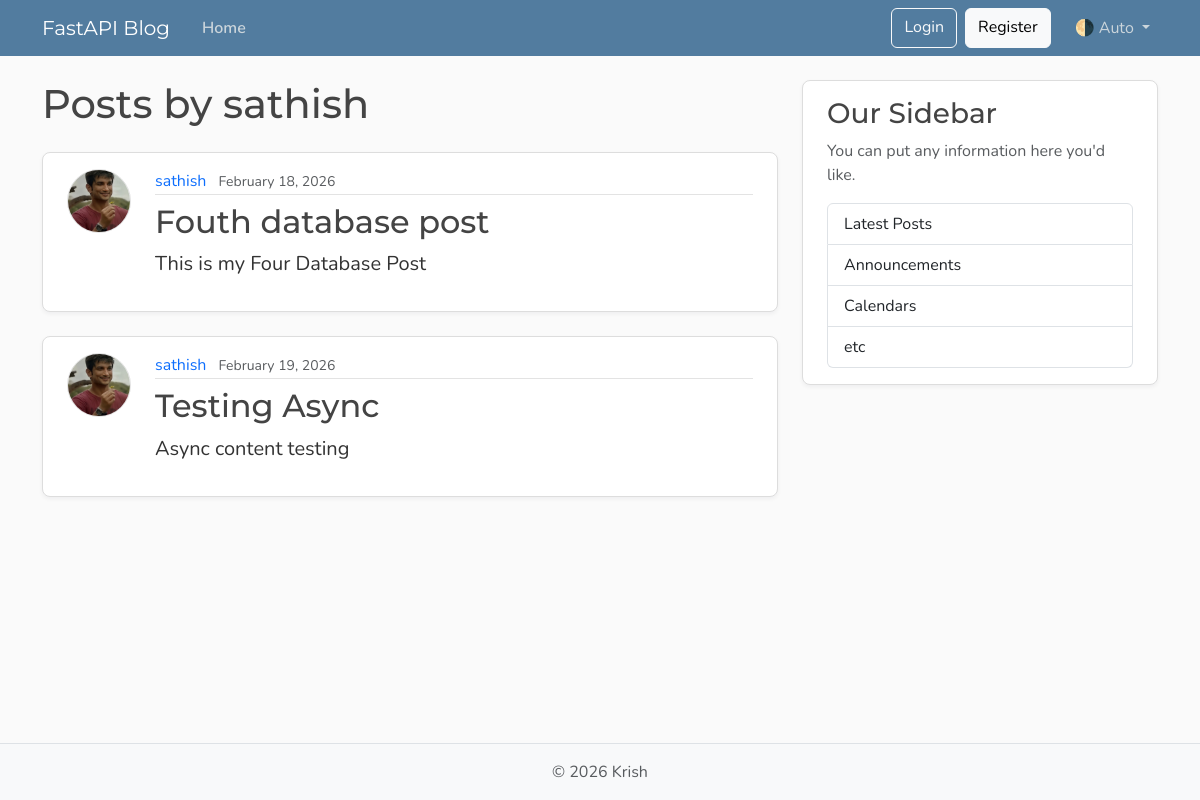
Screenshot of /users/2/posts with the database file from the repository.
### models.py (models this page shows, shortened)
class User(Base):
    __tablename__ = "users"
    id: Mapped[int] = mapped_column(Integer, primary_key=True, index=True)
    username: Mapped[str] = mapped_column(String(50), unique=True, nullable=False)
    email: Mapped[str] = mapped_column(String(120), unique=True, nullable=False)
    image_file: Mapped[str | None] = mapped_column(
        String(200),
        nullable=True,
        default=None,
    )
    posts: Mapped[list[Post]] = relationship(
        back_populates="author",
        cascade="all , delete-orphan")

class Post(Base):
    __tablename__ = "posts"
    id: Mapped[int] = mapped_column(Integer, primary_key=True, index=True)
    title: Mapped[str] = mapped_column(String(100), nullable=False)
    content: Mapped[str] = mapped_column(Text, nullable=False)
    user_id: Mapped[int] = mapped_column(
        ForeignKey("users.id"),
        nullable=False,
        index=True,
    )
    date_posted: Mapped[datetime] = mapped_column(
        DateTime(timezone=True),
        default=lambda: datetime.now(UTC),
    )
    author: Mapped[User] = relationship(back_populates="posts")

### main.py (the view)
@app.get("/users/{user_id}/posts", include_in_schema=False, name="user_posts")
async def user_posts_page(
    request: Request,
    user_id: int,
    db: Annotated[AsyncSession, Depends(get_db)],
):
    result = await db.execute(select(models.User).where(models.User.id == user_id))
    user = result.scalars().first()
    if not user:
        raise HTTPException(
            status_code=status.HTTP_404_NOT_FOUND,
            detail="User not found",
        )
    result = await db.execute(
        select(models.Post)
        .options(selectinload(models.Post.author))
        .where(models.Post.user_id == user_id),
    )
    posts = result.scalars().all()
    return templates.TemplateResponse(
        request,
        "user_posts.html",
        {"posts": posts, "user": user, "title": f"{user.username}'s Posts"},
    )

### templates/user_posts.html
{% extends "layout.html" %} {% block content %}
<h1 class="mb-4">Posts by {{ user.username }}</h1>
{% for post in posts %}
<article class="content-section py-3 px-4 mb-4">
  <div class="d-flex align-items-start gap-4">
    <img
      class="rounded-circle article-img flex-shrink-0"
      src="{{ post.author.image_path }}"
      alt="{{ post.author.username }}'s profile picture"
      width="64"
      height="64"
      loading="lazy"
    />
    <div class="flex-grow-1">
      <div class="article-metadata mb-2">
        <a
          class="me-2"
          href="{{ url_for('user_posts', user_id=post.author.id) }}"
          >{{ post.author.username }}</a
        >
        <small class="text-body-secondary"
          >{{ post.date_posted.strftime("%B %d, %Y") }}</small
        >
      </div>
      <h2>
        <a
          class="article-title"
          href="{{ url_for('post_page', post_id=post.id) }}"
          >{{ post.title }}</a
        >
      </h2>
      <p class="article-content">{{ post.content }}</p>
    </div>
  </div>
</article>
{% else %}
<p class="text-body-secondary">No posts by this user yet.</p>
{% endfor %} {% endblock content %}

### static/css/main.css (style rules this page uses)
:root { --font-heading: "Montserrat", system-ui, -apple-system, BlinkMacSystemFont, sans-serif; --font-body: "Nunito", system-ui, -apple-system, BlinkMacSystemFont, sans-serif; --color-bg-body: #fafafa; --color-bg-content: #ffffff; --color-text-primary: #333333; --color-text-heading: #444444; --color-steel: #527c9f; --color-nav-link: #cbd5db; --color-nav-link-hover: #ffffff; --color-link-hover: #428bca; --color-border: #dddddd; --color-border-light: #e3e3e3; --spacing-xl: 5rem; --article-img-size: 4rem; --account-img-size: 7.813rem; }
body { font-family: var(--font-body); background: var(--color-bg-body); color: var(--color-text-primary); }
h1, h2, h3, h4, h5, h6 { font-family: var(--font-heading); color: var(--color-text-heading); }
a { text-decoration: none; }
.content-section { background: var(--color-bg-content); border: 1px solid var(--color-border); border-radius: 0.5rem; box-shadow: 0 2px 4px rgba(15, 23, 42, 0.05); transition: box-shadow 0.15s ease, transform 0.15s ease, border-color 0.15s ease; }
.article-title { color: var(--color-text-heading); transition: color 0.2s ease-in-out; }
.article-content { white-space: pre-line; font-size: 1.25rem; }
.article-img { height: var(--article-img-size); width: var(--article-img-size); flex-shrink: 0; object-fit: cover; border: 1px solid var(--color-border-light); box-shadow: 0 0 0 2px var(--color-bg-content); }
.article-metadata { padding-bottom: 0.063rem; border-bottom: 1px solid var(--color-border-light); }
.article-metadata a { transition: color 0.2s ease-in-out; }

### rows the page displays
User: username "sathish"
Post: author.image_path (picture), author.username "sathish", date_posted "February 18, 2026", title "Fouth database post", content "This is my Four Database Post"
Post: author.image_path (picture), author.username "sathish", date_posted "February 19, 2026", title "Testing Async", content "Async content testing"
